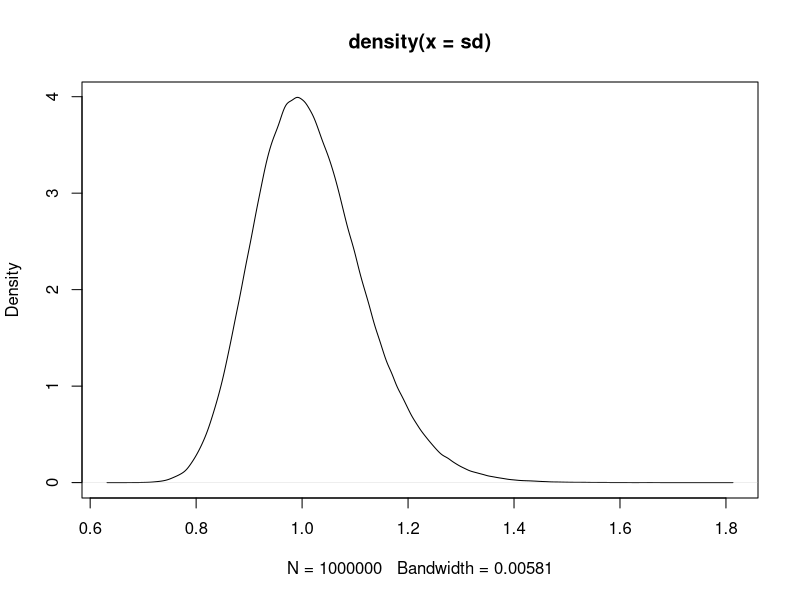
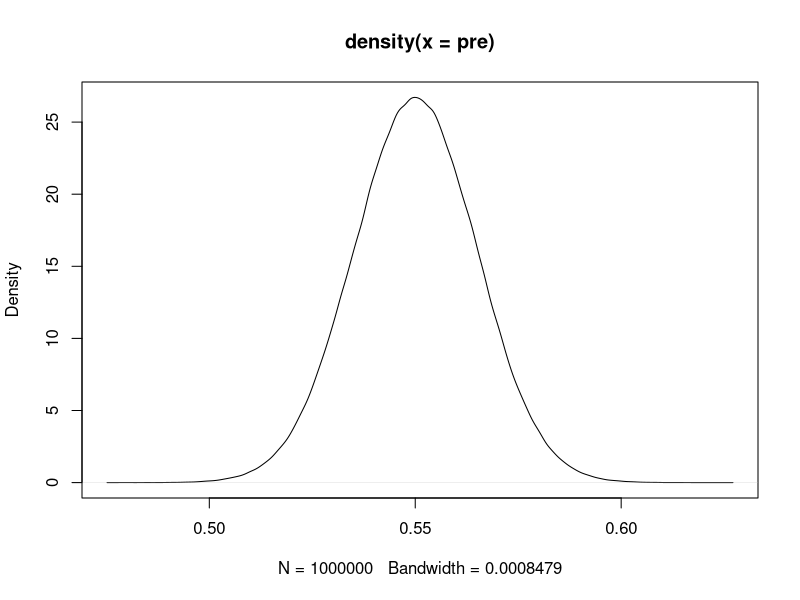
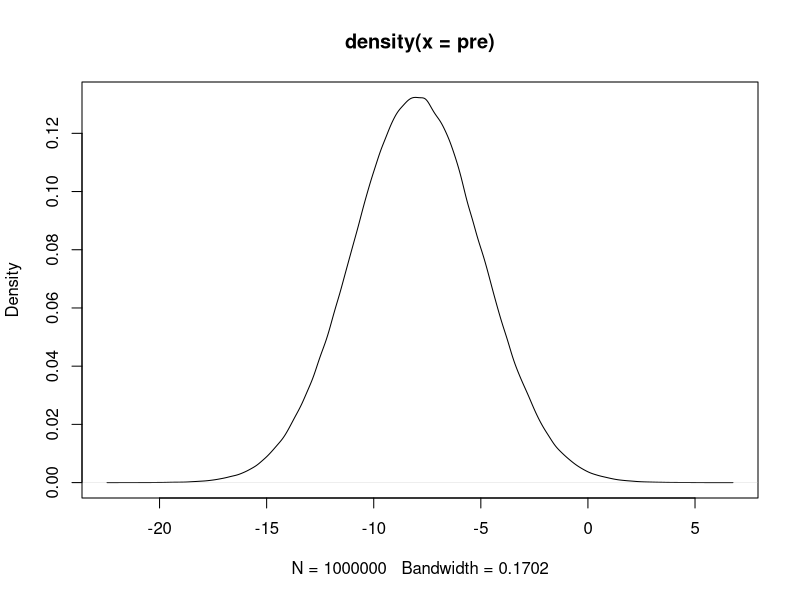

These figures' R source, in order:
## For gamma distribution
# plot function - precision instead of sd
pg = function(shp, rt){
  pre = rgamma(1e6, shp, rt)
  sd = sqrt(1/pre)
  plot(density(sd))
}
pg(1 / 0.2 ^ 2, 1 / 0.2 ^ 2)

## For beta distribution
pb = function(shp, rt){
  pre = rbeta(1e6, shp, rt)
  plot(density(pre))
}
pb(0.55 * 500 / 0.45, 500) 

## For normal distribution
pn = function(mean, sd){
  pre = rnorm(1e6, mean, sd)
  plot(density(pre))
}
pn(-8, 3)
